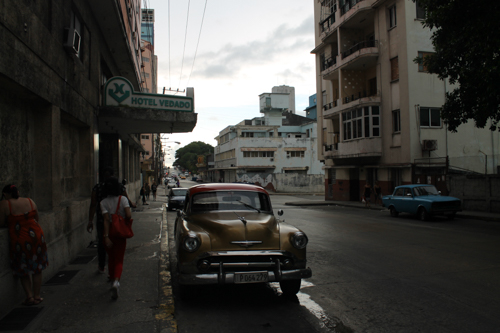
#> input picture bild01.jpg, 500 x 333 px
$ python Farbbilder.py
#> lines starting #> are read from the running program, lines starting #| are printed output that depends on the picture
import matplotlib.pyplot as plt
from skimage import io


def spiegle_bild(bild, richtung="horizontal"):

    hoehe, breite = bild.shape[0], bild.shape[1]

    gespiegeltes_bild = [[[0 for _ in range(len(bild[0][0]))]
                   for _ in range(breite)]
                  for _ in range(hoehe)]

    for y in range(hoehe):
        for x in range(breite):
            if richtung == "horizontal":
                gespiegeltes_bild[y][x] = bild[y][breite - 1 - x]
            else:
                gespiegeltes_bild[y][x] = bild[hoehe - 1 - y][x]

    return gespiegeltes_bild


def zeige_farbkanaele(bild):
    fig, achsen = plt.subplots(1, 3, figsize=(15, 5))
    farben = ["Rot", "Gruen", "Blau"]
    colormaps = ["Reds", "Greens", "Blues"]

    for i in range(3):
        achsen[i].imshow(bild[:, :, i], cmap=colormaps[i])
        achsen[i].set_title(f"{farben[i]}-Kanal")
        achsen[i].axis("off")

    plt.tight_layout()
    plt.show()


def main():
    bildpfad = "bild01.jpg"

    bild = io.imread(bildpfad)
#> bild is the input picture: shape (333, 500, 3); mean R, G, B 62.9, 61.8, 58.3

    plt.figure(figsize=(6, 6))
    plt.imshow(bild)
    plt.title("Originalbild")
    plt.axis("off")
    plt.show()

    zeige_farbkanaele(bild)
#> in zeige_farbkanaele, `plt.show()`:
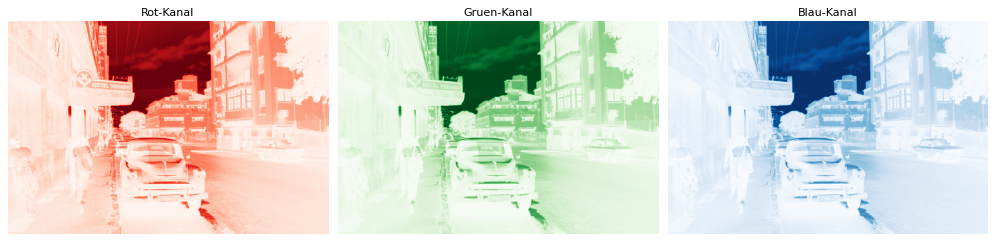
#> figure drawn by matplotlib, 3 panels

    vertikal = spiegle_bild(bild, "horizontal")
#> in spiegle_bild, `gespiegeltes_bild = [[[0 for _ in range(len(bild[0][0]))] for _ in ran..`: gespiegeltes_bild = 333 items
#> vertikal = 333 items
    horizontal = spiegle_bild(bild, "vertikal")
#> horizontal = 333 items

    fig, achsen = plt.subplots(1, 3, figsize=(16, 5))
    achsen[0].imshow(bild)
    achsen[0].set_title("Original")
    achsen[1].imshow(horizontal)
    achsen[1].set_title("Horizontal gespiegelt")
    achsen[2].imshow(vertikal)
    achsen[2].set_title("Vertikal gespiegelt")

    for achse in achsen:
        achse.axis("off")

    plt.tight_layout()
    plt.show()
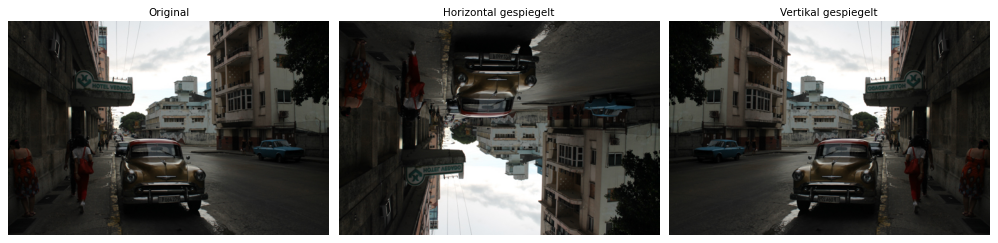
#> figure drawn by matplotlib, 3 panels


if __name__ == "__main__":
    main()

$ run again, with bild03.jpg copied over bild01.jpg
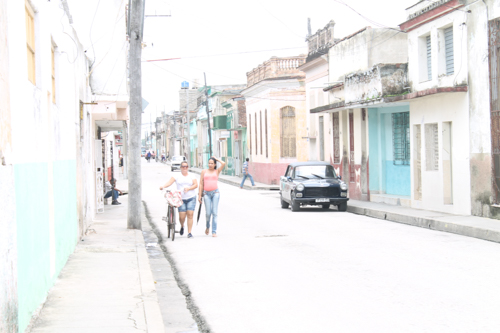
#> input picture bild03.jpg, 500 x 333 px
#> in main, bild is the input picture: shape (333, 500, 3); mean R, G, B 233, 232.5, 231.9
#> in zeige_farbkanaele, `plt.show()`:
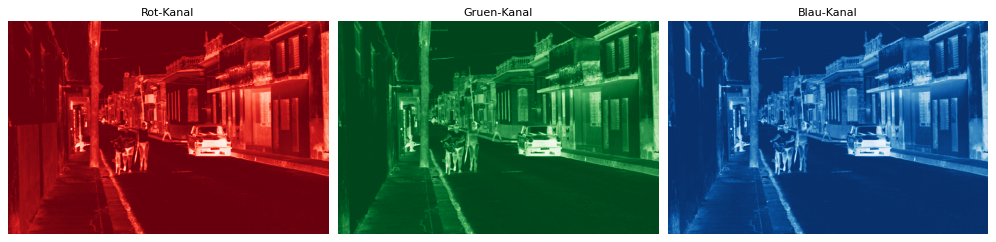
#> figure drawn by matplotlib, 3 panels
#> gespiegeltes_bild = 333 items
#> in main, `plt.show()`:
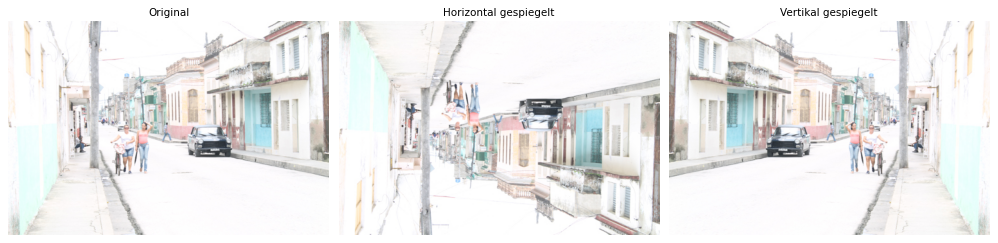
#> figure drawn by matplotlib, 3 panels
